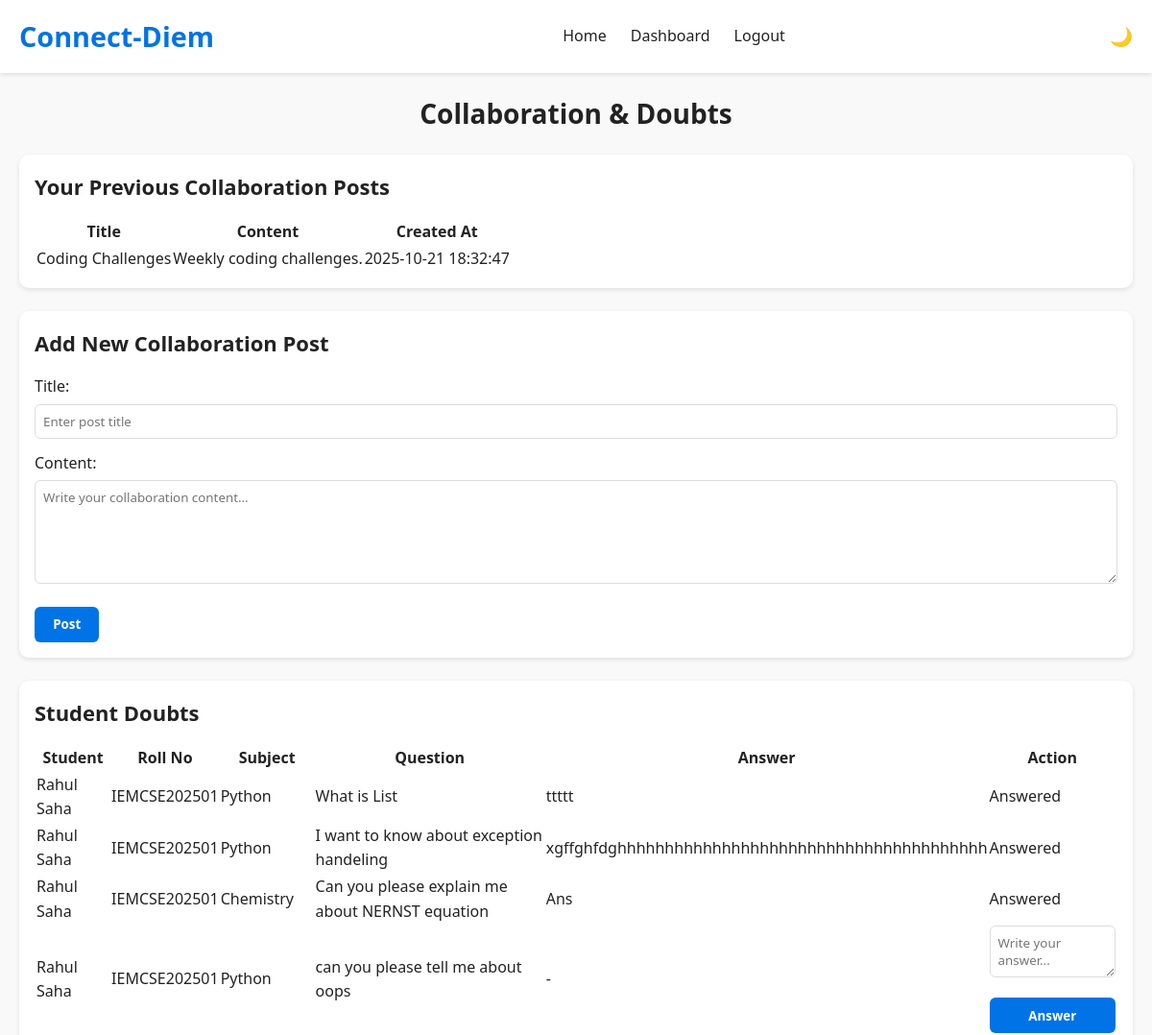
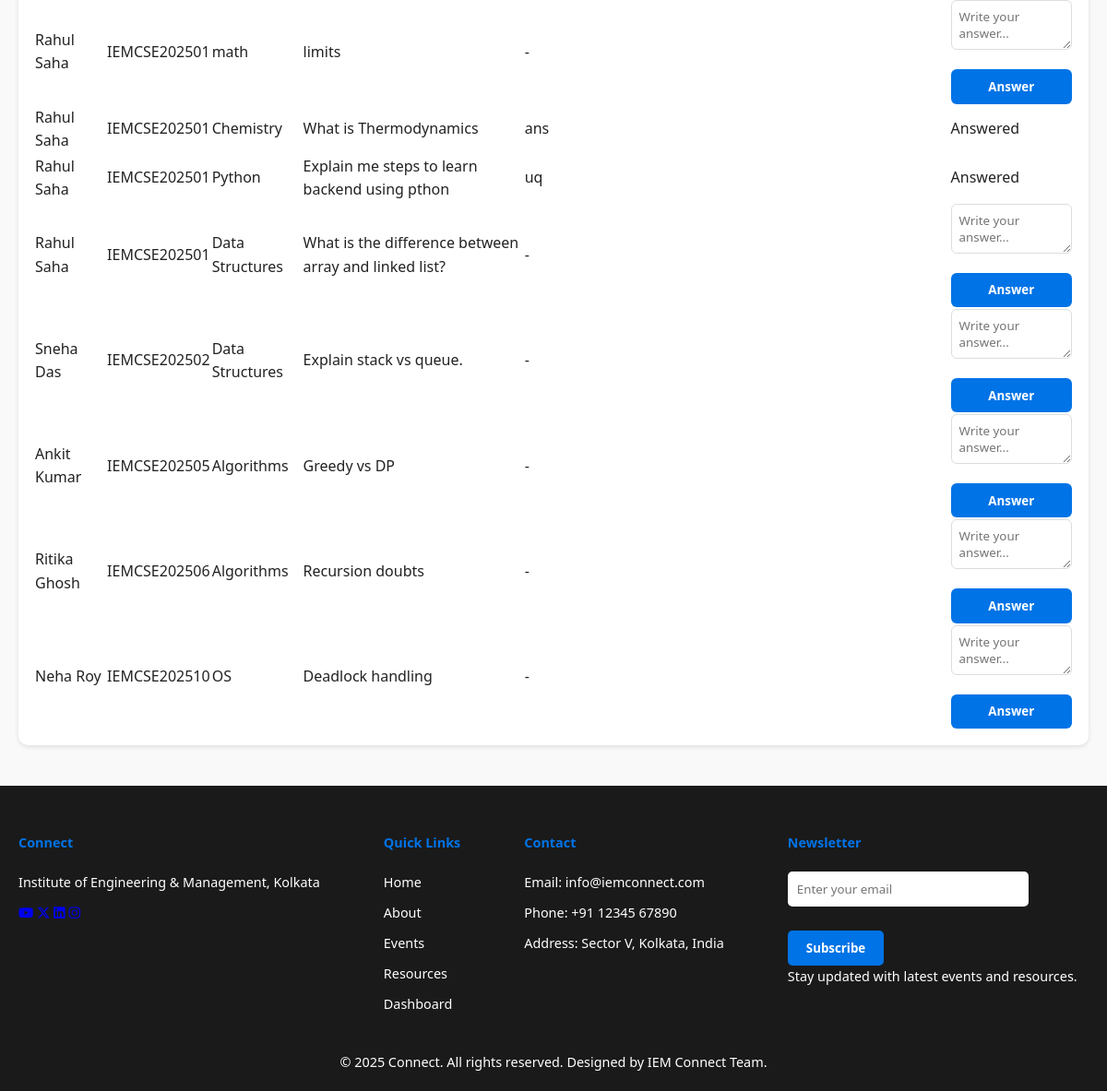
Page /faculty/collaboration_doubts.php (signed in) on the committed database (2 pictures, top to bottom).
### tables this page shows
CREATE TABLE `collaboration` (
  `post_id` int(11) NOT NULL,
  `author_type` enum('student','faculty') NOT NULL,
  `author_id` int(11) NOT NULL,
  `title` varchar(200) DEFAULT NULL,
  `content` text DEFAULT NULL,
  `attachment` varchar(255) DEFAULT NULL,
  `created_at` datetime DEFAULT current_timestamp()
);

CREATE TABLE `doubts` (
  `doubt_id` int(11) NOT NULL,
  `student_id` int(11) NOT NULL,
  `faculty_id` int(11) DEFAULT NULL,
  `subject` varchar(100) DEFAULT NULL,
  `question` text NOT NULL,
  `answer` text DEFAULT NULL,
  `status` enum('Open','Answered','Closed') DEFAULT 'Open',
  `created_at` datetime DEFAULT current_timestamp(),
  `answered_at` datetime DEFAULT NULL
);

CREATE TABLE `students` (
  `student_id` int(11) NOT NULL,
  `roll_no` varchar(20) NOT NULL,
  `name` varchar(100) NOT NULL,
  `email` varchar(100) NOT NULL,
  `password` varchar(255) NOT NULL,
  `department` varchar(100) DEFAULT NULL,
  `year` int(11) DEFAULT NULL,
  `section` varchar(10) DEFAULT NULL,
  `contact` varchar(15) DEFAULT NULL,
  `profile_pic` varchar(255) DEFAULT 'default_student.png',
  `join_date` datetime DEFAULT current_timestamp()
);

### faculty/collaboration_doubts.php (the view, shortened to what this page needs)
<?php
include '../includes/db.php';
include '../includes/header.php';
$faculty_id = $_SESSION['user_id'];
$collab_sql = "SELECT * FROM collaboration WHERE author_type='faculty' AND author_id=? ORDER BY created_at DESC";
$stmt_collab = $conn->prepare($collab_sql);
$stmt_collab->bind_param("i", $faculty_id);
$stmt_collab->execute();
$collab_result = $stmt_collab->get_result();
$doubts_sql = "SELECT d.*, s.name AS student_name, s.roll_no
               FROM doubts d
               JOIN students s ON d.student_id = s.student_id
               WHERE (d.faculty_id=? OR d.faculty_id IS NULL) AND d.status!='Closed'
               ORDER BY d.created_at DESC";
$stmt_doubts = $conn->prepare($doubts_sql);
$stmt_doubts->bind_param("i", $faculty_id);
$stmt_doubts->execute();
$doubts_result = $stmt_doubts->get_result();
?>
<main class="dashboard-main">
    <h2 style="text-align: center;">Collaboration & Doubts</h2>
    <section class="prev-collaboration">
        <h3>Your Previous Collaboration Posts</h3>
        <?php if($collab_result->num_rows > 0): ?>
        <table>
            <tr>
                <th>Title</th>
                <th>Content</th>
                <th>Created At</th>
            </tr>
            <?php while($row = $collab_result->fetch_assoc()): ?>
            <tr>
                <td><?= htmlspecialchars($row['title']) ?></td>
                <td><?= nl2br(htmlspecialchars($row['content'])) ?></td>
                <td><?= htmlspecialchars($row['created_at']) ?></td>
            </tr>
            <?php endwhile; ?>
        </table>
        <?php else: ?>
            <p>No collaboration posts yet.</p>
        <?php endif; ?>
    </section>
    <section class="new-collaboration">
        <h3>Add New Collaboration Post</h3>
        <form method="POST">
            <label for="title">Title:</label>
            <input type="text" name="title" id="title" required placeholder="Enter post title">
            <label for="content">Content:</label>
            <textarea name="content" id="content" rows="5" required placeholder="Write your collaboration content..."></textarea>
            <button type="submit" name="submit_collab">Post</button>
        </form>
    </section>
    <section class="faculty-doubts">
        <h3>Student Doubts</h3>
        <?php if($doubts_result->num_rows > 0): ?>
        <table>
            <tr>
                <th>Student</th>
                <th>Roll No</th>
                <th>Subject</th>
                <th>Question</th>
                <th>Answer</th>
                <th>Action</th>
            </tr>
            <?php while($doubt = $doubts_result->fetch_assoc()): ?>
            <tr>
                <td><?= htmlspecialchars($doubt['student_name']) ?></td>
                <td><?= htmlspecialchars($doubt['roll_no']) ?></td>
                <td><?= htmlspecialchars($doubt['subject']) ?></td>
                <td><?= nl2br(htmlspecialchars($doubt['question'])) ?></td>
                <td><?= nl2br(htmlspecialchars($doubt['answer'] ?? '-')) ?></td>
                <td>
                    <?php if(!$doubt['answer']): ?>
                    <form method="POST" style="display:flex; flex-direction:column; gap:5px;">
                        <textarea name="answer" rows="2" placeholder="Write your answer..." required></textarea>
                        <button type="submit" name="answer_doubt">Answer</button>
                    </form>
                    <?php else: ?>
                        Answered
                    <?php endif; ?>
                </td>
            </tr>
            <?php endwhile; ?>
        </table>
        <?php else: ?>
            <p>No doubts assigned or available.</p>
        <?php endif; ?>
    </section>
</main>
<?php include '../includes/footer.php'; ?>

### assets/css/style.css (style rules this page uses)
body.light-mode { --bg-color: #f9f9f9; --text-color: #222; --header-bg: #ffffff; --footer-bg: #1a1a1a; --btn-bg: #0073e6; --btn-color: #fff; --btn-secondary-bg: #555; --card-blue-bg: #0073e6; --card-black-bg: #f0f0f0; --card-text-color: #222; }
* { box-sizing: border-box; margin: 0; padding: 0; font-family: 'Segoe UI', Tahoma, Geneva, Verdana, sans-serif; transition: all 0.3s ease; }
body { background-color: var(--bg-color); color: var(--text-color); line-height: 1.6; }
.dashboard-main { padding: 40px 20px; min-height: calc(100vh - 120px); background-color: var(--bg-color); transition: background-color 0.3s, color 0.3s; }
body.light-mode { --login-bg-gradient: linear-gradient(135deg, #f9f9f9, #e0e0e0); --card-bg: rgba(255, 255, 255, 0.85); --card-color: #222; --input-bg: rgba(255, 255, 255, 0.8); --input-color: #222; --input-placeholder: rgba(34,34,34,0.6); --btn-bg: #0073e6; --btn-color: #fff; --icon-color: #0073e6; --link-color: #0073e6; --error-color: #ff4c4c; }
body.light-mode { --text-color: #222; --text-muted: #555; --card-bg: #fff; --border-color: #ddd; --hover-bg: #f7f7f7; --table-header-bg: #f0f0f0; }
.dashboard-main h2 { font-size: 2rem; margin-bottom: 1rem; }
.dashboard-main section { background-color: var(--card-bg); padding: 1rem; margin-bottom: 1.5rem; border-radius: 10px; box-shadow: var(--box-shadow); }
form label { display: block; margin-top: 0.8rem; margin-bottom: 0.3rem; color: var(--text-color); font-weight: 500; }
form input[type="text"], form input[type="date"], form input[type="time"], form input[type="file"], form textarea { width: 100%; padding: 0.5rem; border: 1px solid var(--border-color); border-radius: 6px; background-color: var(--input-bg); color: var(--text-color); }
form button { margin-top: 1rem; padding: 0.6rem 1.2rem; background-color: var(--btn-bg); color: var(--btn-text); border: none; border-radius: 6px; cursor: pointer; font-weight: 600; transition: 0.2s; }
:root { --card-bg: #f9f9f9; --box-shadow: 0 2px 8px rgba(0,0,0,0.1); --border-color: #ddd; --text-color: #333; --th-bg: #e0e0e0; --th-text: #000; --tr-even: #f2f2f2; --tr-hover: #dcdcdc; --input-bg: #fff; --btn-bg: #007bff; --btn-text: #fff; --btn-hover: #0056b3; }
.dashboard-main { padding: 20px; font-family: Arial, sans-serif; }
.dashboard-main h2 { font-size: 28px; margin-bottom: 20px; color: var(--text-color); }
section { margin-bottom: 40px; background-color: var(--section-bg); padding: 15px; border-radius: 8px; box-shadow: var(--box-shadow); }
h3 { font-size: 22px; margin-bottom: 15px; color: var(--text-color); }
:root { --text-color: #333; --section-bg: #f9f9f9; --box-shadow: 0 2px 5px rgba(0,0,0,0.1); --table-bg: #fff; --table-header-bg: #e0e0e0; --table-border: #ccc; --table-hover: #f1f1f1; --input-bg: #fff; --input-border: #ccc; --btn-bg: #4CAF50; --btn-hover: #45a049; --btn-text: #fff; }

### rows in the picture
collaboration: title "Coding Challenges", content "Weekly coding challenges.", created_at "2025-10-21 18:32:47"
doubts: student.name "Rahul Saha", student.roll_no "IEMCSE202501", subject "Python", question "What is List", answer "ttttt", shows "Answered"
doubts: student.name "Rahul Saha", student.roll_no "IEMCSE202501", subject "Python", question "I want to know about exception handeling", answer "xgffghfdghhhhhhhhhhhhhhhhhhhhhhhhhhhhhhhhhhhhhhh", shows "Answered"
doubts: student.name "Rahul Saha", student.roll_no "IEMCSE202501", subject "Chemistry", question "Can you please explain me about NERNST equation", answer "Ans", shows "Answered"
doubts: student.name "Rahul Saha", student.roll_no "IEMCSE202501", subject "Python", question "can you please tell me about oops", answer "-"
doubts: student.name "Rahul Saha", student.roll_no "IEMCSE202501", subject "math", question "limits", answer "-"
doubts: student.name "Rahul Saha", student.roll_no "IEMCSE202501", subject "Chemistry", question "What is Thermodynamics", answer "ans", shows "Answered"
doubts: student.name "Rahul Saha", student.roll_no "IEMCSE202501", subject "Python", question "Explain me steps to learn backend using pthon", answer "uq", shows "Answered"
doubts: student.name "Rahul Saha", student.roll_no "IEMCSE202501", subject "Data Structures", question "What is the difference between array and linked list?", answer "-"
doubts: student.name "Sneha Das", student.roll_no "IEMCSE202502", subject "Data Structures", question "Explain stack vs queue.", answer "-"
doubts: student.name "Ankit Kumar", student.roll_no "IEMCSE202505", subject "Algorithms", question "Greedy vs DP", answer "-"
doubts: student.name "Ritika Ghosh", student.roll_no "IEMCSE202506", subject "Algorithms", question "Recursion doubts", answer "-"
doubts: student.name "Neha Roy", student.roll_no "IEMCSE202510", subject "OS", question "Deadlock handling", answer "-"
